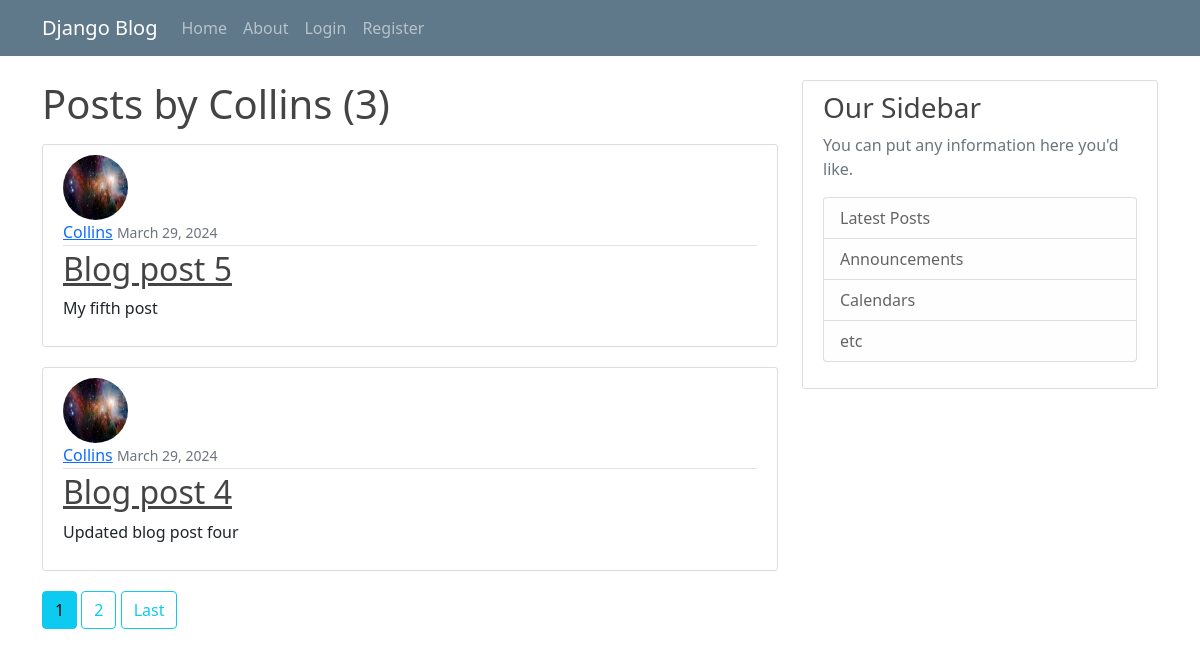
/user/Collins/, run on an earlier commit of the app's database.
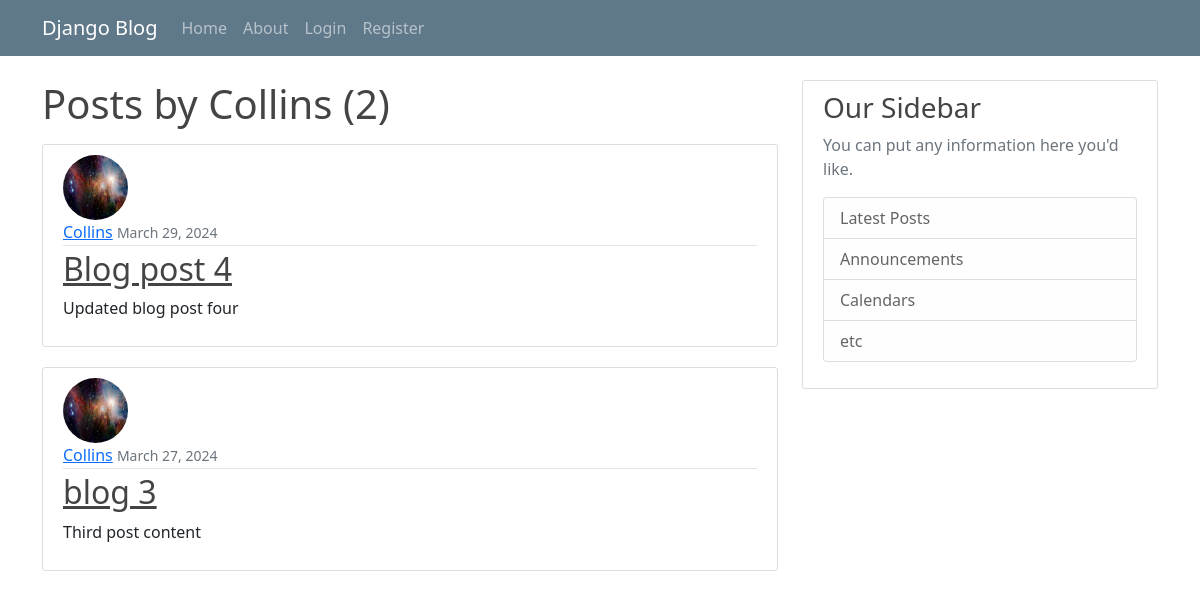
And on a later commit of the database.
### blog/models.py (models this page shows, shortened)
class Post(models.Model):
    title = models.CharField(max_length=100)
    content = models.TextField()
    date_posted = models.DateTimeField(default=timezone.now)
    author = models.ForeignKey(User, on_delete=models.CASCADE)

### users/models.py (models this page shows, shortened)
class Profile(models.Model):
    user = models.OneToOneField(User, on_delete=models.CASCADE)
    image = models.ImageField(default='default.jpg', upload_to='profile_pics')

### blog/views.py (the view)
# urls.py: path('user/<str:username>/', UserPostListView.as_view(),
class UserPostListView(ListView):
    model = Post
    template_name = 'blog/user_posts.html'
    context_object_name = 'posts'
    paginate_by = 2
    def get_queryset(self):
        user = get_object_or_404(User, username=self.kwargs.get('username'))
        return Post.objects.filter(author=user).order_by('-date_posted')

### blog/Templates/blog/user_posts.html (shortened to what this page needs)
{% extends "blog/base.html" %}
{% block content %}
<h1 class="mb-3">Posts by {{ view.kwargs.username }} ({{ page_obj.paginator.count }})</h1>
{% for post in posts %}
  <article class="media content-section">
    <img class="rounded-circle article-img" src="{{ post.author.profile.image.url}}" alt="">
    <div class="media-body">
      <div class="article-metadata">
        <a class="mr-2" href="{% url "user-posts" post.author.username %}">{{ post.author }}</a>
          <small class="text-muted">{{ post.date_posted|date:"F d, Y" }}</small>
      </div>
      <h2><a class="article-title" href="{% url "post-detail" post.id %}">{{ post.title }}</a></h2>
      <p class="article-content">{{ post.content }}</p>
    </div>
  </article>
{% endfor %}
{% if is_paginated %}
  {% for num in page_obj.paginator.page_range %}
    {% if page_obj.number == num %}
      <a class="btn btn-info mb-4" href="?page={{num}}">{{ num }}</a>
    {% elif num > page_obj.number|add:'-3' and num < page_obj.number|add:'3' %}
      <a class="btn btn-outline-info mb-4" href="?page={{num}}">{{num}}</a>
    {% endif %}
  {% endfor %}
  {% if page_obj.has_next %}
    <a class= "btn btn-outline-info mb-4" href="?page={{page_obj.paginator.num_pages}}">Last</a>
  {% endif %}
{% endif %}
{% endblock content %}

What changed in the data, as far as the page shows it:
removed Post: author.profile.image (picture), author "Collins", date_posted "March 29, 2024", title "Blog post 5", content "My fifth post"
now on this page (row unchanged): Post: author.profile.image (picture), author "Collins", date_posted "March 27, 2024", title "blog 3", content "Third post content"
Also different on the page:
{{ page_obj.paginator.count }}: "3" → "2"
list line gone: "1"
list line gone: "2"
text no longer shown: "Last"
